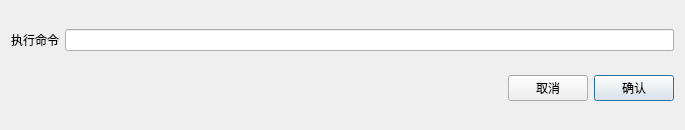
<?xml version="1.0" encoding="UTF-8"?>
<ui version="4.0">
 <class>TernimalCommandDialog</class>
 <widget class="QDialog" name="TernimalCommandDialog">
  <property name="geometry">
   <rect>
    <x>0</x>
    <y>0</y>
    <width>685</width>
    <height>130</height>
   </rect>
  </property>
  <property name="windowTitle">
   <string>Dialog</string>
  </property>
  <layout class="QGridLayout" name="gridLayout_2">
   <item row="0" column="0" colspan="2">
    <layout class="QGridLayout" name="gridLayout">
     <item row="0" column="0">
      <widget class="QLabel" name="label">
       <property name="text">
        <string>执行命令</string>
       </property>
      </widget>
     </item>
     <item row="0" column="1">
      <widget class="QLineEdit" name="terminalCommandEdit"/>
     </item>
    </layout>
   </item>
   <item row="1" column="0" colspan="2">
    <layout class="QHBoxLayout" name="horizontalLayout">
     <item>
      <spacer name="horizontalSpacer">
       <property name="orientation">
        <enum>Qt::Horizontal</enum>
       </property>
       <property name="sizeHint" stdset="0">
        <size>
         <width>40</width>
         <height>20</height>
        </size>
       </property>
      </spacer>
     </item>
     <item>
      <widget class="QPushButton" name="cancelBtn">
       <property name="text">
        <string>取消</string>
       </property>
       <property name="autoDefault">
        <bool>false</bool>
       </property>
      </widget>
     </item>
     <item>
      <widget class="QPushButton" name="confirmBtn">
       <property name="text">
        <string>确认</string>
       </property>
      </widget>
     </item>
    </layout>
   </item>
  </layout>
 </widget>
 <resources/>
 <connections/>
</ui>
